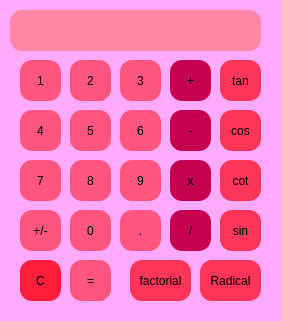
<?xml version="1.0" encoding="UTF-8"?>
<ui version="4.0">
 <class>SweetCalculator</class>
 <widget class="QDialog" name="SweetCalculator">
  <property name="windowModality">
   <enum>Qt::ApplicationModal</enum>
  </property>
  <property name="geometry">
   <rect>
    <x>0</x>
    <y>0</y>
    <width>282</width>
    <height>321</height>
   </rect>
  </property>
  <property name="windowTitle">
   <string>Sweet Calculator</string>
  </property>
  <property name="styleSheet">
   <string notr="true">background-color: rgb(255, 170, 255);</string>
  </property>
  <widget class="QPushButton" name="sumbtn">
   <property name="geometry">
    <rect>
     <x>170</x>
     <y>60</y>
     <width>41</width>
     <height>41</height>
    </rect>
   </property>
   <property name="styleSheet">
    <string notr="true">background-color: rgb(127, 3, 36);
background-color: rgb(200, 0, 80);
font: 14pt &quot;System&quot;;
font: 700 9pt &quot;Segoe UI&quot;;
font: 700 9pt &quot;Segoe UI&quot;;
border-radius: 12px
</string>
   </property>
   <property name="text">
    <string>+</string>
   </property>
  </widget>
  <widget class="QLineEdit" name="textbox">
   <property name="geometry">
    <rect>
     <x>10</x>
     <y>10</y>
     <width>251</width>
     <height>41</height>
    </rect>
   </property>
   <property name="layoutDirection">
    <enum>Qt::LeftToRight</enum>
   </property>
   <property name="styleSheet">
    <string notr="true">background-color: rgb(255, 134, 166);
border-radius: 12px
</string>
   </property>
   <property name="cursorMoveStyle">
    <enum>Qt::VisualMoveStyle</enum>
   </property>
  </widget>
  <widget class="QPushButton" name="minbtn">
   <property name="geometry">
    <rect>
     <x>170</x>
     <y>110</y>
     <width>41</width>
     <height>41</height>
    </rect>
   </property>
   <property name="styleSheet">
    <string notr="true">background-color: rgb(127, 3, 36);
background-color: rgb(200, 0, 80);
font: 14pt &quot;System&quot;;
font: 700 9pt &quot;Segoe UI&quot;;
font: 700 9pt &quot;Segoe UI&quot;;
border-radius: 12px
</string>
   </property>
   <property name="text">
    <string>-</string>
   </property>
  </widget>
  <widget class="QPushButton" name="eqbtn">
   <property name="geometry">
    <rect>
     <x>70</x>
     <y>260</y>
     <width>41</width>
     <height>41</height>
    </rect>
   </property>
   <property name="styleSheet">
    <string notr="true">background-color: rgb(255, 85, 127);
font: 14pt &quot;System&quot;;
font: 700 9pt &quot;Segoe UI&quot;;
font: 700 9pt &quot;Segoe UI&quot;;
border-radius: 12px
</string>
   </property>
   <property name="text">
    <string>=</string>
   </property>
  </widget>
  <widget class="QPushButton" name="num6">
   <property name="geometry">
    <rect>
     <x>120</x>
     <y>110</y>
     <width>41</width>
     <height>41</height>
    </rect>
   </property>
   <property name="styleSheet">
    <string notr="true">background-color: rgb(255, 85, 127);
font: 14pt &quot;System&quot;;
font: 700 9pt &quot;Segoe UI&quot;;
font: 700 9pt &quot;Segoe UI&quot;;
border-radius: 12px
</string>
   </property>
   <property name="text">
    <string>6</string>
   </property>
  </widget>
  <widget class="QPushButton" name="num8">
   <property name="geometry">
    <rect>
     <x>70</x>
     <y>160</y>
     <width>41</width>
     <height>41</height>
    </rect>
   </property>
   <property name="styleSheet">
    <string notr="true">background-color: rgb(255, 85, 127);
font: 14pt &quot;System&quot;;
font: 700 9pt &quot;Segoe UI&quot;;
font: 700 9pt &quot;Segoe UI&quot;;
border-radius: 12px
</string>
   </property>
   <property name="text">
    <string>8</string>
   </property>
  </widget>
  <widget class="QPushButton" name="num7">
   <property name="geometry">
    <rect>
     <x>20</x>
     <y>160</y>
     <width>41</width>
     <height>41</height>
    </rect>
   </property>
   <property name="styleSheet">
    <string notr="true">background-color: rgb(255, 85, 127);
font: 14pt &quot;System&quot;;
font: 700 9pt &quot;Segoe UI&quot;;
font: 700 9pt &quot;Segoe UI&quot;;
border-radius: 12px
</string>
   </property>
   <property name="text">
    <string>7</string>
   </property>
  </widget>
  <widget class="QPushButton" name="num5">
   <property name="geometry">
    <rect>
     <x>70</x>
     <y>110</y>
     <width>41</width>
     <height>41</height>
    </rect>
   </property>
   <property name="styleSheet">
    <string notr="true">background-color: rgb(255, 85, 127);
font: 14pt &quot;System&quot;;
font: 700 9pt &quot;Segoe UI&quot;;
font: 700 9pt &quot;Segoe UI&quot;;
border-radius: 12px
</string>
   </property>
   <property name="text">
    <string>5</string>
   </property>
  </widget>
  <widget class="QPushButton" name="num4">
   <property name="geometry">
    <rect>
     <x>20</x>
     <y>110</y>
     <width>41</width>
     <height>41</height>
    </rect>
   </property>
   <property name="styleSheet">
    <string notr="true">background-color: rgb(255, 85, 127);
font: 14pt &quot;System&quot;;
font: 700 9pt &quot;Segoe UI&quot;;
font: 700 9pt &quot;Segoe UI&quot;;
border-radius: 12px
</string>
   </property>
   <property name="text">
    <string>4</string>
   </property>
  </widget>
  <widget class="QPushButton" name="num3">
   <property name="geometry">
    <rect>
     <x>120</x>
     <y>60</y>
     <width>41</width>
     <height>41</height>
    </rect>
   </property>
   <property name="styleSheet">
    <string notr="true">background-color: rgb(255, 85, 127);
font: 14pt &quot;System&quot;;
font: 700 9pt &quot;Segoe UI&quot;;
font: 700 9pt &quot;Segoe UI&quot;;
border-radius: 12px
</string>
   </property>
   <property name="text">
    <string>3</string>
   </property>
  </widget>
  <widget class="QPushButton" name="num2">
   <property name="geometry">
    <rect>
     <x>70</x>
     <y>60</y>
     <width>41</width>
     <height>41</height>
    </rect>
   </property>
   <property name="styleSheet">
    <string notr="true">background-color: rgb(255, 85, 127);
font: 14pt &quot;System&quot;;
font: 700 9pt &quot;Segoe UI&quot;;
font: 700 9pt &quot;Segoe UI&quot;;
border-radius: 12px
</string>
   </property>
   <property name="text">
    <string>2</string>
   </property>
  </widget>
  <widget class="QPushButton" name="num1">
   <property name="geometry">
    <rect>
     <x>20</x>
     <y>60</y>
     <width>41</width>
     <height>41</height>
    </rect>
   </property>
   <property name="styleSheet">
    <string notr="true">background-color: rgb(255, 85, 127);
font: 14pt &quot;System&quot;;
font: 700 9pt &quot;Segoe UI&quot;;
font: 700 9pt &quot;Segoe UI&quot;;
border-radius: 12px
</string>
   </property>
   <property name="text">
    <string>1</string>
   </property>
   <property name="autoRepeatInterval">
    <number>107</number>
   </property>
  </widget>
  <widget class="QPushButton" name="num9">
   <property name="geometry">
    <rect>
     <x>120</x>
     <y>160</y>
     <width>41</width>
     <height>41</height>
    </rect>
   </property>
   <property name="styleSheet">
    <string notr="true">background-color: rgb(255, 85, 127);
font: 14pt &quot;System&quot;;
font: 700 9pt &quot;Segoe UI&quot;;
font: 700 9pt &quot;Segoe UI&quot;;
border-radius: 12px
</string>
   </property>
   <property name="text">
    <string>9</string>
   </property>
  </widget>
  <widget class="QPushButton" name="num0">
   <property name="geometry">
    <rect>
     <x>70</x>
     <y>210</y>
     <width>41</width>
     <height>41</height>
    </rect>
   </property>
   <property name="styleSheet">
    <string notr="true">background-color: rgb(255, 85, 127);
font: 14pt &quot;System&quot;;
font: 700 9pt &quot;Segoe UI&quot;;
font: 700 9pt &quot;Segoe UI&quot;;
border-radius: 12px
</string>
   </property>
   <property name="text">
    <string>0</string>
   </property>
  </widget>
  <widget class="QPushButton" name="dotbtn">
   <property name="geometry">
    <rect>
     <x>120</x>
     <y>210</y>
     <width>41</width>
     <height>41</height>
    </rect>
   </property>
   <property name="styleSheet">
    <string notr="true">background-color: rgb(255, 85, 127);
font: 14pt &quot;System&quot;;
font: 700 9pt &quot;Segoe UI&quot;;
font: 700 9pt &quot;Segoe UI&quot;;
border-radius: 12px
</string>
   </property>
   <property name="text">
    <string>.</string>
   </property>
  </widget>
  <widget class="QPushButton" name="revbtn">
   <property name="geometry">
    <rect>
     <x>20</x>
     <y>210</y>
     <width>41</width>
     <height>41</height>
    </rect>
   </property>
   <property name="styleSheet">
    <string notr="true">background-color: rgb(255, 85, 127);
font: 14pt &quot;System&quot;;
font: 700 9pt &quot;Segoe UI&quot;;
font: 700 9pt &quot;Segoe UI&quot;;
border-radius: 12px
</string>
   </property>
   <property name="text">
    <string>+/-</string>
   </property>
  </widget>
  <widget class="QPushButton" name="mulbtn">
   <property name="geometry">
    <rect>
     <x>170</x>
     <y>160</y>
     <width>41</width>
     <height>41</height>
    </rect>
   </property>
   <property name="styleSheet">
    <string notr="true">background-color: rgb(127, 3, 36);
background-color: rgb(200, 0, 80);
font: 14pt &quot;System&quot;;
font: 700 9pt &quot;Segoe UI&quot;;
font: 700 9pt &quot;Segoe UI&quot;;
border-radius: 12px
</string>
   </property>
   <property name="text">
    <string>x</string>
   </property>
  </widget>
  <widget class="QPushButton" name="divbtn">
   <property name="geometry">
    <rect>
     <x>170</x>
     <y>210</y>
     <width>41</width>
     <height>41</height>
    </rect>
   </property>
   <property name="styleSheet">
    <string notr="true">background-color: rgb(127, 3, 36);
background-color: rgb(200, 0, 80);
font: 14pt &quot;System&quot;;
font: 700 9pt &quot;Segoe UI&quot;;
font: 700 9pt &quot;Segoe UI&quot;;
border-radius: 12px
</string>
   </property>
   <property name="text">
    <string>/</string>
   </property>
  </widget>
  <widget class="QPushButton" name="clearbtn">
   <property name="geometry">
    <rect>
     <x>20</x>
     <y>260</y>
     <width>41</width>
     <height>41</height>
    </rect>
   </property>
   <property name="styleSheet">
    <string notr="true">background-color: rgb(255, 85, 127);
background-color: rgb(255, 29, 59);
font: 14pt &quot;System&quot;;
font: 700 9pt &quot;Segoe UI&quot;;
font: 700 9pt &quot;Segoe UI&quot;;
border-radius: 12px
</string>
   </property>
   <property name="text">
    <string>C</string>
   </property>
  </widget>
  <widget class="QPushButton" name="numtan">
   <property name="geometry">
    <rect>
     <x>220</x>
     <y>60</y>
     <width>41</width>
     <height>41</height>
    </rect>
   </property>
   <property name="styleSheet">
    <string notr="true">background-color: rgb(255, 52, 89);
font: 14pt &quot;System&quot;;
font: 700 9pt &quot;Segoe UI&quot;;
font: 700 9pt &quot;Segoe UI&quot;;
border-radius: 12px
</string>
   </property>
   <property name="text">
    <string>tan</string>
   </property>
  </widget>
  <widget class="QPushButton" name="numcot">
   <property name="geometry">
    <rect>
     <x>220</x>
     <y>160</y>
     <width>41</width>
     <height>41</height>
    </rect>
   </property>
   <property name="styleSheet">
    <string notr="true">background-color: rgb(255, 52, 89);
font: 14pt &quot;System&quot;;
font: 700 9pt &quot;Segoe UI&quot;;
font: 700 9pt &quot;Segoe UI&quot;;
border-radius: 12px
</string>
   </property>
   <property name="text">
    <string>cot</string>
   </property>
  </widget>
  <widget class="QPushButton" name="numrad">
   <property name="geometry">
    <rect>
     <x>200</x>
     <y>260</y>
     <width>61</width>
     <height>41</height>
    </rect>
   </property>
   <property name="styleSheet">
    <string notr="true">background-color: rgb(255, 52, 89);
font: 14pt &quot;System&quot;;
font: 700 9pt &quot;Segoe UI&quot;;
font: 700 9pt &quot;Segoe UI&quot;;
border-radius: 12px
</string>
   </property>
   <property name="text">
    <string>Radical</string>
   </property>
  </widget>
  <widget class="QPushButton" name="numsin">
   <property name="geometry">
    <rect>
     <x>220</x>
     <y>210</y>
     <width>41</width>
     <height>41</height>
    </rect>
   </property>
   <property name="styleSheet">
    <string notr="true">background-color: rgb(255, 52, 89);
font: 14pt &quot;System&quot;;
font: 700 9pt &quot;Segoe UI&quot;;
font: 700 9pt &quot;Segoe UI&quot;;
border-radius: 12px
</string>
   </property>
   <property name="text">
    <string>sin</string>
   </property>
  </widget>
  <widget class="QPushButton" name="numfac">
   <property name="geometry">
    <rect>
     <x>130</x>
     <y>260</y>
     <width>61</width>
     <height>41</height>
    </rect>
   </property>
   <property name="styleSheet">
    <string notr="true">background-color: rgb(255, 52, 89);
font: 14pt &quot;System&quot;;
font: 700 9pt &quot;Segoe UI&quot;;
font: 700 9pt &quot;Segoe UI&quot;;
border-radius: 12px
</string>
   </property>
   <property name="text">
    <string>factorial</string>
   </property>
  </widget>
  <widget class="QPushButton" name="numcos">
   <property name="geometry">
    <rect>
     <x>220</x>
     <y>110</y>
     <width>41</width>
     <height>41</height>
    </rect>
   </property>
   <property name="styleSheet">
    <string notr="true">background-color: rgb(255, 52, 89);
font: 14pt &quot;System&quot;;
font: 700 9pt &quot;Segoe UI&quot;;
font: 700 9pt &quot;Segoe UI&quot;;
border-radius: 12px
</string>
   </property>
   <property name="text">
    <string>cos</string>
   </property>
  </widget>
 </widget>
 <resources/>
 <connections/>
</ui>
